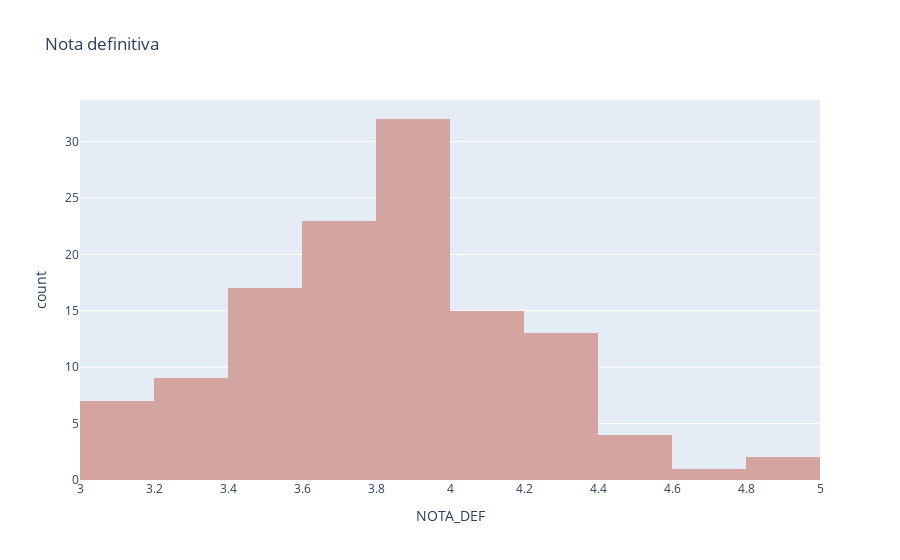

The notebook cell this image was saved under:
### Code cell
#notas por materia
fig = px.histogram(filter_by_subject, x="NOTA_DEF", title='Nota definitiva', color_discrete_sequence=["#D4A4A1"] )
fig.show()

### Figure 1 — Plotly figure (JSON) as saved in the notebook; plotly's stock layout.template omitted (floating-point values rounded to 4 significant figures)
{"data": [{"alignmentgroup": "True", "bingroup": "x", "hovertemplate": "NOTA_DEF=%{x}<br>count=%{y}<extra></extra>", "legendgroup": "", "marker": {"color": "#D4A4A1", "pattern": {"shape": ""}}, "name": "", "offsetgroup": "", "orientation": "v", "showlegend": false, "type": "histogram", "x": [3.7, 4.5, 3.4, 3.6, 3.8, 3.1, 3.4, 3.1, 3.7, 3.6, 3.6, 3.3, 4.8, 3.9, 3.9, 3.7, 3.9, 3.4, 3.9, 4.8, 4.2, 4.7, 3.7, 3.6, 3.8, 3.8, 4, 4.3, 3.6, 3, 3.5, 3.7, 3.8, 3.8, 3.6, 4.1, 4, 3.1, 3.4, 3.5, 4, 4, 3.7, 4.2, 3.9, 3.5, 4, 3.9, 3.5, 3.8, 3.7, 4, 4.2, 3.4, 4.1, 3, 3.8, 4, 3.2, 3.7, 3.1, 3.5, 3.4, 4.4, 3.9, 3.8, 3.5, 3.9, 3.2, 3.6, 3.8, 3.9, 3, 3.9, 3.8, 3.5, 3.6, 3.6, 3.3, 3.7, 3.9, 3.2, 3.5, 4.4, 3.9, 3.8, 4.3, 4, 4.1, 4.2, 4.4, 3.9, 3.5, 3.2, 3.5, 3.9, 3.8, 3.9, 4.3, 3.2, 3.6, 3.9, 4.3, 3.9, 4, 4.2, 4.2, 3.6, 4, 3.8, 3.8, 4.3, 3.6, 3.7, 4.2, 3.6, 4.1, 3.5, 3.3, 3.3, 4.2, 4, 3.9], "xaxis": "x", "yaxis": "y"}], "layout": {"barmode": "relative", "legend": {"tracegroupgap": 0}, "title": {"text": "Nota definitiva"}, "xaxis": {"anchor": "y", "domain": [0, 1], "title": {"text": "NOTA_DEF"}}, "yaxis": {"anchor": "x", "domain": [0, 1], "title": {"text": "count"}}}}
